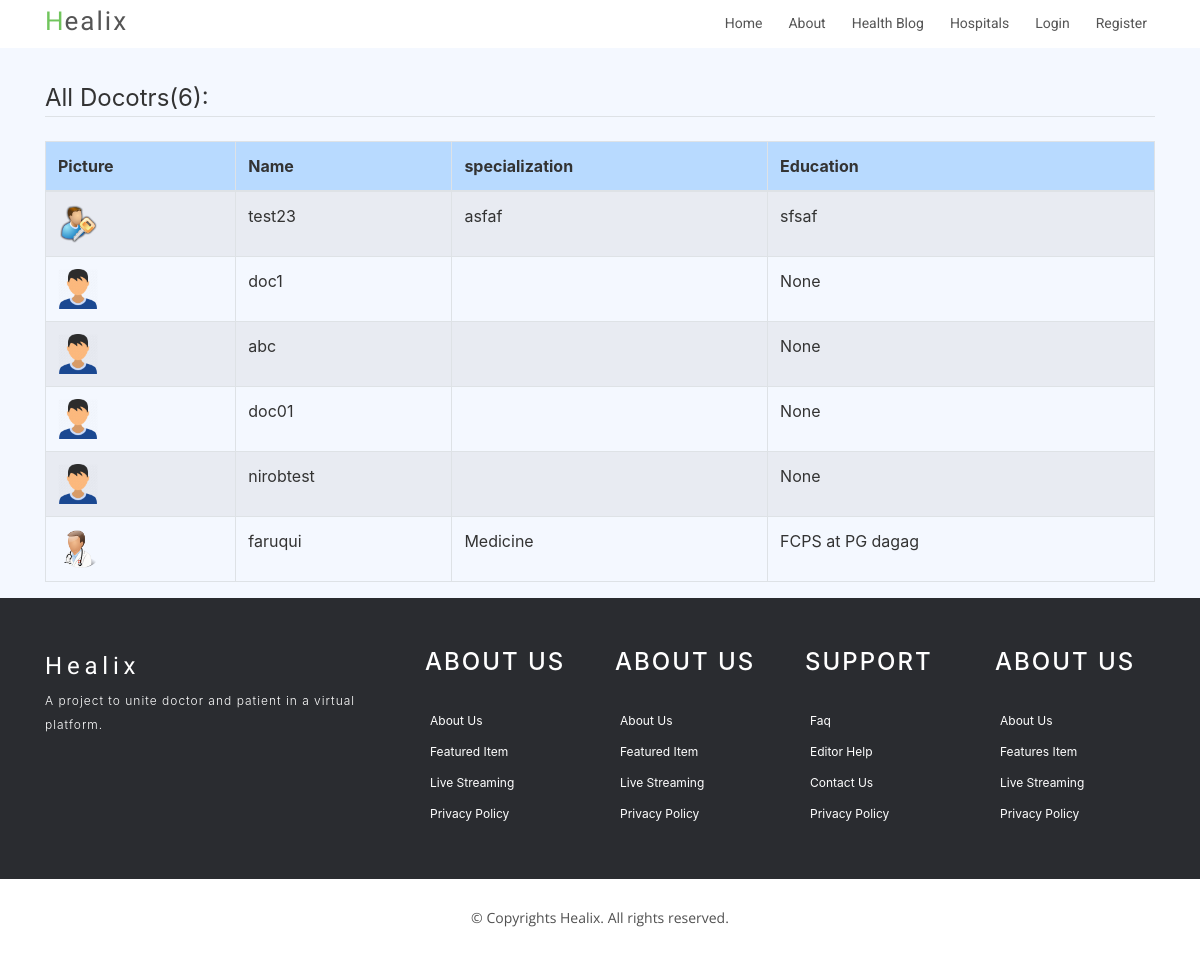
/doctors/, run on an earlier commit of the app's database.
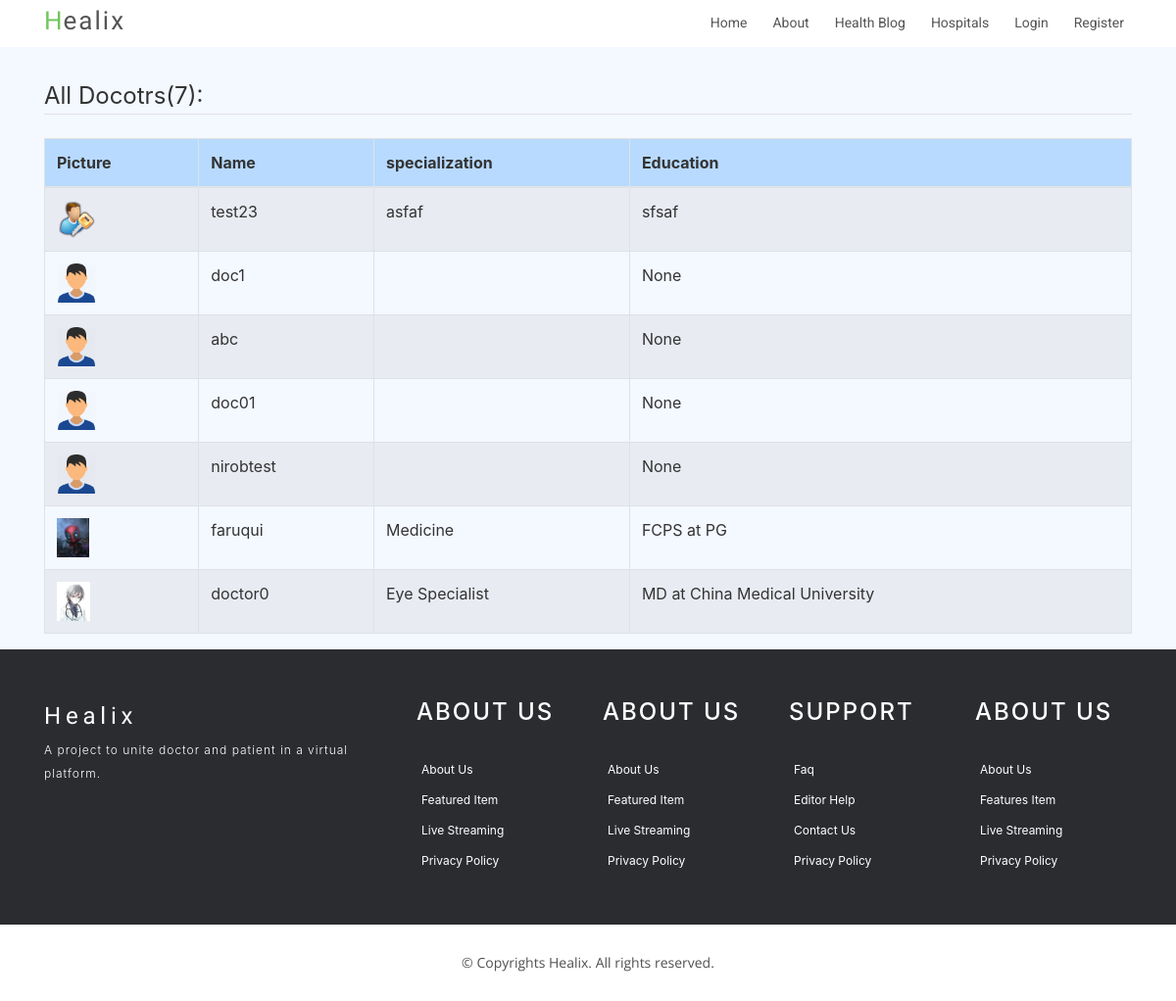
And on a later commit of the database.
### users/models.py (models this page shows)
class Doctor(models.Model):
    user = models.OneToOneField(User, on_delete=models.CASCADE)
    specialization = models.CharField(max_length = 200, null = True)
    education = models.CharField(max_length = 200, null = True)
    image = models.ImageField(default='profile_pics/default.jpg', upload_to='profile_pics')

class User(AbstractUser):
    is_patient = models.BooleanField('patient status', default=False)
    is_doctor = models.BooleanField('doctor status', default=False)

### users/views.py (the view)
# urls.py: path('doctors/', DoctorListView.as_view(), name = 'doctors'),
class DoctorListView(ListView):
    model = Doctor
    context_object_name = 'doctors'

### users/templates/users/doctor_list.html
{% extends "home/base.html" %}
{% load crispy_forms_tags %}
{% block content %}
  <legend class="border-bottom mb-4">All Docotrs({{doctors.count }}): </legend>
  <table class="table table-hover table-bordered table-striped">
    <thead>
      <tr class="table-primary">
        <th>Picture</th>
        <th>Name</th>
        <th>specialization</th>
        <th>Education</th>
      </tr>
    </thead>
    <tbody>
      {% for doctor in doctors %}
      <tr>
        <td><img src="{{ doctor.image.url }}" height="40px"></td>
        <td>{{doctor.user.username}}</td>
        <td>{{doctor.specialization}}</td>
        <td>{{doctor.education}}</td>
      </tr>
      {% endfor %}
    </tbody>
  </table>
{% endblock content %}

What changed in the data, as far as the page shows it:
changed Doctor "Medicine": image: a different picture; education "FCPS at PG dagag" → "FCPS at PG"
added Doctor: image (picture), user.username "doctor0", specialization "Eye Specialist", education "MD at China Medical University"
Also different on the page:
{{ doctors.count }}: "6" → "7"
